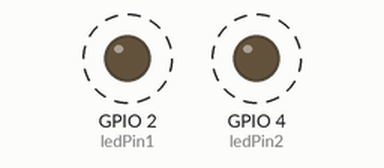
Simulated run of this program. Board: ESP32. Shown: output pins drawn as LEDs (lit = HIGH). Dashed ring = blinking. What the program prints to the serial monitor is not drawn.

Above: at 1.5 s.
Timing chart, 0 to 5.6 s (numbered marks = the images above):
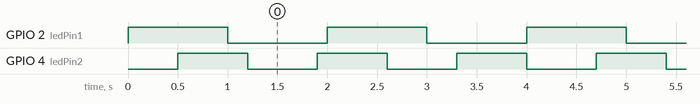

Measured:
- by itself, GPIO 2 (ledPin1): alternates HIGH for 1.0 s and LOW for 1.0 s
- by itself, GPIO 4 (ledPin2): alternates HIGH for 0.70 s and LOW for 0.70 s

The program:

main.cpp
```cpp
#include <Arduino.h>

// Task handles to manage each task
TaskHandle_t ledTask1;
TaskHandle_t ledTask2;

// Set LED pins
const int ledPin1 = 2;
const int ledPin2 = 4;

void setup() {
  Serial.begin(115200);

  // Set LED pins as output
  pinMode(ledPin1, OUTPUT);
  pinMode(ledPin2, OUTPUT);

  // Create the first task on core 0
  xTaskCreatePinnedToCore(
    ledBlink1,       // Function that will run in the task
    "LED_Task_1",    // Task name (just a label)
    10000,           // Stack size
    NULL,            // No input parameters
    1,               // Priority level
    &ledTask1,       // Task handle to control the task
    0                // Run on core 0
  );
  delay(500); // Small delay before creating the next task

  // Create the second task on core 1
  xTaskCreatePinnedToCore(
    ledBlink2,
    "LED_Task_2",
    10000,
    NULL,
    1,
    &ledTask2,
    1 // Run this one on core 1
  );
  delay(500);
}

// Task 1: Turns LED on/off every 1 second
void ledBlink1(void *pvParameters) {
  Serial.print("Running LED Task 1 on core ");
  Serial.println(xPortGetCoreID());

  while (true) {
    digitalWrite(ledPin1, HIGH); // Turn LED on
    vTaskDelay(1000 / portTICK_PERIOD_MS); // Wait 1 second
    digitalWrite(ledPin1, LOW);  // Turn LED off
    vTaskDelay(1000 / portTICK_PERIOD_MS); // Wait 1 second
  }
}

// Task 2: Turns LED on/off every 700 milliseconds
void ledBlink2(void *pvParameters) {
  Serial.print("Running LED Task 2 on core ");
  Serial.println(xPortGetCoreID());

  while (true) {
    digitalWrite(ledPin2, HIGH); // Turn LED on
    vTaskDelay(700 / portTICK_PERIOD_MS); // Wait 700ms
    digitalWrite(ledPin2, LOW);  // Turn LED off
    vTaskDelay(700 / portTICK_PERIOD_MS); // Wait 700ms
  }
}

// Empty loop (not used because we use FreeRTOS tasks)
void loop() {
}
```
